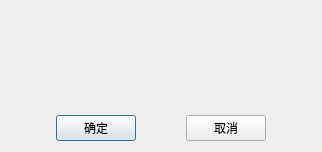
<?xml version="1.0" encoding="UTF-8"?>
<ui version="4.0">
 <class>DeleteUserDialog</class>
 <widget class="QDialog" name="DeleteUserDialog">
  <property name="geometry">
   <rect>
    <x>0</x>
    <y>0</y>
    <width>322</width>
    <height>152</height>
   </rect>
  </property>
  <property name="font">
   <font>
    <family>微软雅黑</family>
   </font>
  </property>
  <property name="windowTitle">
   <string>删除用户</string>
  </property>
  <layout class="QVBoxLayout" name="verticalLayout">
   <item>
    <layout class="QHBoxLayout" name="horizontalLayout_2">
     <item>
      <spacer name="horizontalSpacer_4">
       <property name="orientation">
        <enum>Qt::Horizontal</enum>
       </property>
       <property name="sizeHint" stdset="0">
        <size>
         <width>40</width>
         <height>20</height>
        </size>
       </property>
      </spacer>
     </item>
     <item>
      <widget class="QLabel" name="info">
       <property name="text">
        <string/>
       </property>
      </widget>
     </item>
     <item>
      <spacer name="horizontalSpacer_5">
       <property name="orientation">
        <enum>Qt::Horizontal</enum>
       </property>
       <property name="sizeHint" stdset="0">
        <size>
         <width>40</width>
         <height>20</height>
        </size>
       </property>
      </spacer>
     </item>
    </layout>
   </item>
   <item>
    <layout class="QHBoxLayout" name="horizontalLayout">
     <item>
      <spacer name="horizontalSpacer">
       <property name="orientation">
        <enum>Qt::Horizontal</enum>
       </property>
       <property name="sizeHint" stdset="0">
        <size>
         <width>40</width>
         <height>20</height>
        </size>
       </property>
      </spacer>
     </item>
     <item>
      <widget class="QPushButton" name="confirm">
       <property name="text">
        <string>确定</string>
       </property>
      </widget>
     </item>
     <item>
      <spacer name="horizontalSpacer_3">
       <property name="orientation">
        <enum>Qt::Horizontal</enum>
       </property>
       <property name="sizeHint" stdset="0">
        <size>
         <width>40</width>
         <height>20</height>
        </size>
       </property>
      </spacer>
     </item>
     <item>
      <widget class="QPushButton" name="cancel">
       <property name="text">
        <string>取消</string>
       </property>
      </widget>
     </item>
     <item>
      <spacer name="horizontalSpacer_2">
       <property name="orientation">
        <enum>Qt::Horizontal</enum>
       </property>
       <property name="sizeHint" stdset="0">
        <size>
         <width>40</width>
         <height>20</height>
        </size>
       </property>
      </spacer>
     </item>
    </layout>
   </item>
  </layout>
 </widget>
 <resources/>
 <connections/>
</ui>
